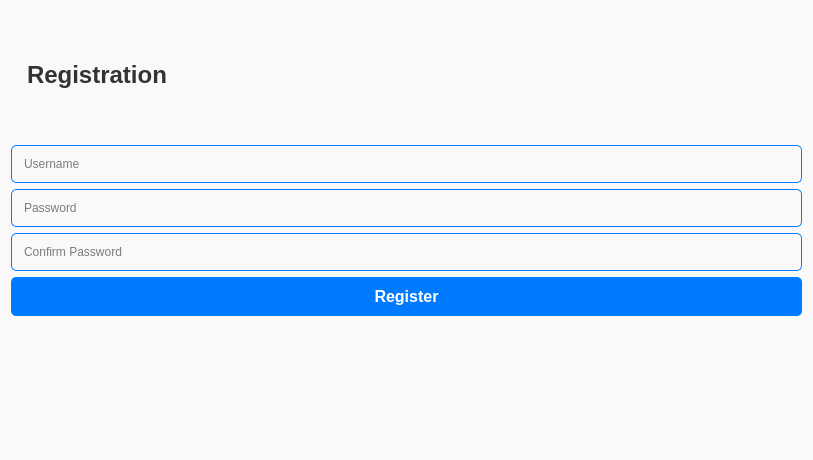
<?xml version="1.0" encoding="UTF-8"?>
<ui version="4.0">
 <class>RegisterForm</class>
 <widget class="QWidget" name="RegisterForm">
  <property name="geometry">
   <rect>
    <x>0</x>
    <y>0</y>
    <width>813</width>
    <height>460</height>
   </rect>
  </property>
  <property name="styleSheet">
   <string>
      background-color: #f9f9f9; /* Soft background color */
      border-radius: 10px; /* Rounded corners for the form */
      padding: 20px; /* Add padding to the entire form */
   </string>
  </property>
  <layout class="QVBoxLayout" name="verticalLayout">
   <item>
    <widget class="QLabel" name="titleLabel">
     <property name="styleSheet">
      <string>
         font-size: 24px; /* Larger title font */
         font-weight: bold; /* Bold font for title */
         color: #333; /* Darker text for contrast */
         padding: 10px; /* Padding around the title */
      </string>
     </property>
     <property name="text">
      <string>Registration</string>
     </property>
    </widget>
   </item>
   <item>
    <widget class="QLineEdit" name="usernameLineEdit">
     <property name="styleSheet">
      <string>
         QLineEdit {
            border: 1px solid #007BFF; /* Blue border */
            border-radius: 5px; /* Rounded corners */
            padding: 10px; /* Padding inside the input */
         }
      </string>
     </property>
     <property name="placeholderText">
      <string>Username</string>
     </property>
    </widget>
   </item>
   <item>
    <widget class="QLineEdit" name="passwordLineEdit">
     <property name="styleSheet">
      <string>
         QLineEdit {
            border: 1px solid #007BFF; /* Blue border */
            border-radius: 5px; /* Rounded corners */
            padding: 10px; /* Padding inside the input */
         }
      </string>
     </property>
     <property name="echoMode">
      <enum>QLineEdit::EchoMode::Password</enum>
     </property>
     <property name="placeholderText">
      <string>Password</string>
     </property>
    </widget>
   </item>
   <item>
    <widget class="QLineEdit" name="confirmPasswordLineEdit">
     <property name="styleSheet">
      <string>
         QLineEdit {
            border: 1px solid #007BFF; /* Blue border */
            border-radius: 5px; /* Rounded corners */
            padding: 10px; /* Padding inside the input */
         }
      </string>
     </property>
     <property name="echoMode">
      <enum>QLineEdit::EchoMode::Password</enum>
     </property>
     <property name="placeholderText">
      <string>Confirm Password</string>
     </property>
    </widget>
   </item>
   <item>
    <widget class="QPushButton" name="registerButton">
     <property name="styleSheet">
      <string>
         QPushButton {
            background-color: #007BFF; /* Blue background */
            color: white; /* White text */
            border-radius: 5px; /* Rounded corners */
            padding: 10px; /* Padding for button */
            font-weight: bold; /* Bold text */
            font-size: 16px; /* Slightly larger font size */
         }
         QPushButton:hover {
            background-color: #0056b3; /* Darker blue on hover */
         }
      </string>
     </property>
     <property name="text">
      <string>Register</string>
     </property>
    </widget>
   </item>
   <item>
    <widget class="QLabel" name="statusLabel">
     <property name="styleSheet">
      <string>
         QLabel {
            font-size: 14px; /* Font size for label */
            padding: 10px; /* Padding for label */
            color: #e74c3c; /* Error color */
         }
      </string>
     </property>
     <property name="text">
      <string/>
     </property>
     <property name="alignment">
      <set>Qt::AlignmentFlag::AlignCenter</set>
     </property>
    </widget>
   </item>
  </layout>
 </widget>
 <resources/>
 <connections/>
</ui>
